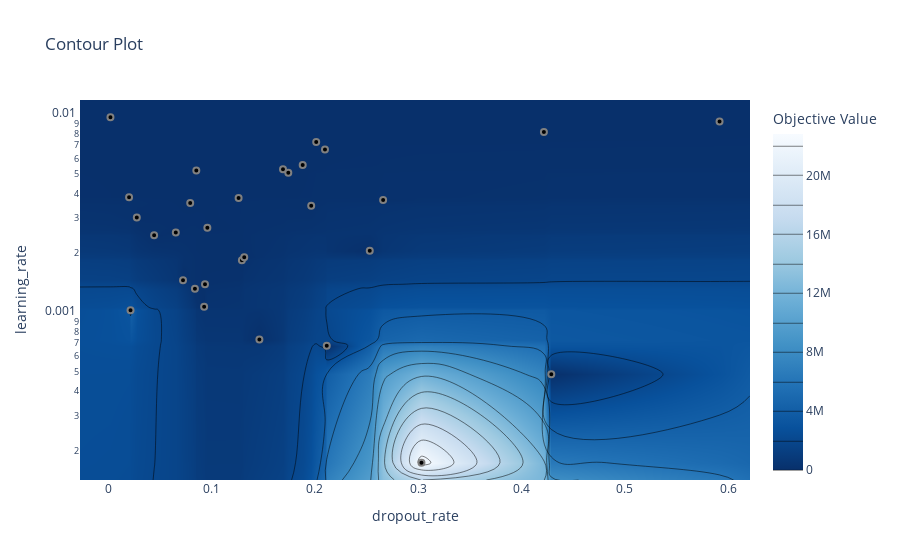

Notebook code cell kept with this figure:
### Code cell
# plot the estimated accuracy surface over hyperparameters:
fig = optuna.visualization.plot_contour(study4, params=['learning_rate', 'dropout_rate'])
fig.show()
